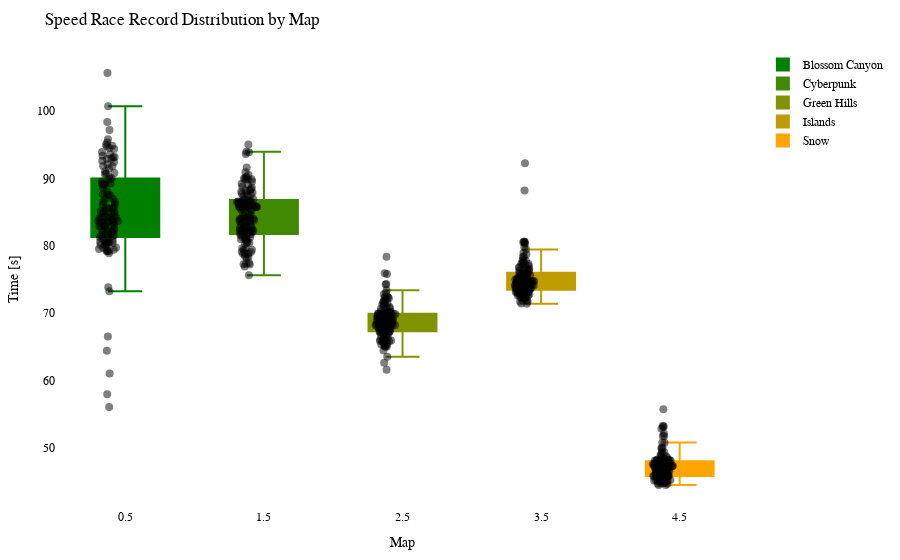

Here is the notebook cell this chart was saved with:
### Code cell
import plotly.graph_objects as go
import plotly.io as pio

df = getRecordsDataframe(minigame="Wettrennen")

# Calculate the offset for centering the data points
num_columns = len(df.columns)
offset = 0.5

# Create a Swarm plot using Plotly
fig = go.Figure()

cmap = LinearSegmentedColormap.from_list("green_orange", ["green", "orange"])
colors = [to_hex(cmap(i / (num_columns - 1))) for i in range(num_columns)]

for i, (column, color) in enumerate(zip(df.columns, colors)):
    x_values = [i + offset] * len(df[column])  # Adjust x-values with offset for horizontal centering
    fig.add_trace(go.Box(x=x_values,
                         y=df[column],
                         name=column,
                         boxpoints='all',
                         pointpos=-0.5,  # Adjust point position to prevent overlapping
                         marker=dict(color='rgba(0,0,0,0.5)', size=8),  # Adjust marker color and size
                         line=dict(color=color),
                         fillcolor=color,
                         hovertext=df_to_html.index,
                         hoverinfo='name+text+y',
                         showlegend=True))

fig.update_layout(title="Speed Race Record Distribution by Map",
                  xaxis=dict(title="Map"),
                  yaxis=dict(title="Time [s]"),
                  showlegend=True,
                  font=dict(family="Arial", size=12, color="black"),  # Customize font
                  plot_bgcolor="white",  # Set background color
                  margin=dict(l=50, r=50, t=50, b=50),  # Adjust margins for better layout
                  )


pio.show(fig)

pio.write_html(fig, "out/wettr_swarm_plot.html")

### Figure 1 — Plotly figure (JSON) as saved in the notebook; plotly's stock layout.template omitted (floating-point values rounded to 4 significant figures; data arrays with more than 128 entries replaced by an {"elided": "..."} marker saying what was removed)
{"data": [{"boxpoints": "all", "fillcolor": "#008000", "hoverinfo": "name+text+y", "hovertext": {"elided": "140 str values"}, "line": {"color": "#008000"}, "marker": {"color": "rgba(0,0,0,0.5)", "size": 8}, "name": "Blossom Canyon", "pointpos": -0.5, "showlegend": true, "type": "box", "x": {"elided": "140 float values"}, "y": {"elided": "140 float values"}}, {"boxpoints": "all", "fillcolor": "#408900", "hoverinfo": "name+text+y", "hovertext": {"elided": "140 str values"}, "line": {"color": "#408900"}, "marker": {"color": "rgba(0,0,0,0.5)", "size": 8}, "name": "Cyberpunk", "pointpos": -0.5, "showlegend": true, "type": "box", "x": {"elided": "140 float values"}, "y": {"elided": "140 float values"}}, {"boxpoints": "all", "fillcolor": "#809300", "hoverinfo": "name+text+y", "hovertext": {"elided": "140 str values"}, "line": {"color": "#809300"}, "marker": {"color": "rgba(0,0,0,0.5)", "size": 8}, "name": "Green Hills", "pointpos": -0.5, "showlegend": true, "type": "box", "x": {"elided": "140 float values"}, "y": {"elided": "140 float values"}}, {"boxpoints": "all", "fillcolor": "#c09c00", "hoverinfo": "name+text+y", "hovertext": {"elided": "140 str values"}, "line": {"color": "#c09c00"}, "marker": {"color": "rgba(0,0,0,0.5)", "size": 8}, "name": "Islands", "pointpos": -0.5, "showlegend": true, "type": "box", "x": {"elided": "140 float values"}, "y": {"elided": "140 float values"}}, {"boxpoints": "all", "fillcolor": "#ffa500", "hoverinfo": "name+text+y", "hovertext": {"elided": "140 str values"}, "line": {"color": "#ffa500"}, "marker": {"color": "rgba(0,0,0,0.5)", "size": 8}, "name": "Snow", "pointpos": -0.5, "showlegend": true, "type": "box", "x": {"elided": "140 float values"}, "y": {"elided": "140 float values"}}], "layout": {"font": {"color": "black", "family": "Arial", "size": 12}, "margin": {"b": 50, "l": 50, "r": 50, "t": 50}, "plot_bgcolor": "white", "showlegend": true, "title": {"text": "Speed Race Record Distribution by Map"}, "xaxis": {"title": {"text": "Map"}}, "yaxis": {"title": {"text": "Time [s]"}}}}
